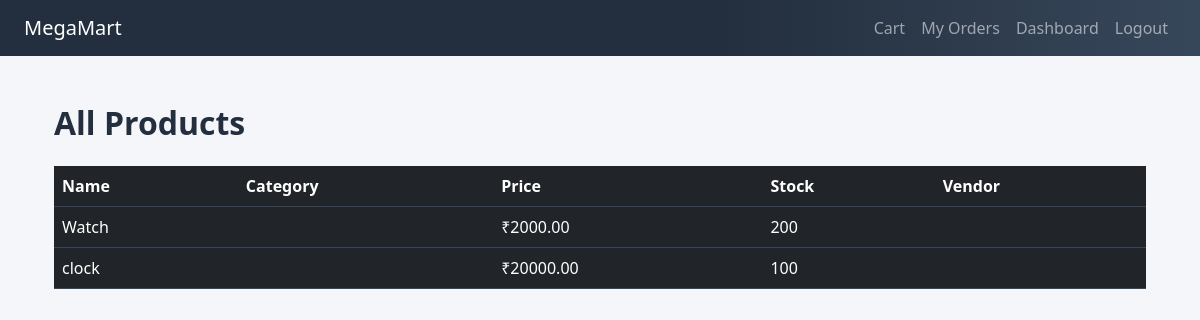
The page /dashboard/admin/products/ (signed in) on the database its author committed.
### products/models.py (models this page shows, shortened)
class Product(models.Model):
    vendor = models.ForeignKey(VendorProfile, on_delete=models.CASCADE, related_name='products')
    name = models.CharField(max_length=255)
    description = models.TextField()
    price = models.DecimalField(max_digits=10, decimal_places=2)
    stock = models.PositiveIntegerField()
    category = models.ForeignKey(Category, on_delete=models.SET_NULL, null=True, blank=True)
    created_at = models.DateTimeField(auto_now_add=True)
    updated_at = models.DateTimeField(auto_now=True)

### dashboard/views.py (the view)
# urls.py: path('admin/products/', AdminProductListView.as_view(), name='admin_products'),
class AdminProductListView(LoginRequiredMixin, ListView):
    model = Product
    template_name = 'dashboards/admin_product_list.html'
    context_object_name = 'products'

### templates/dashboards/admin_product_list.html (shortened to what this page needs)
{% extends 'base.html' %}
{% block content %}
<div class="container mt-5">
  <h2 class="mb-4">All Products</h2>
  <table class="table table-dark table-hover">
    <thead>
      <tr>
        <th>Name</th>
        <th>Category</th>
        <th>Price</th>
        <th>Stock</th>
        <th>Vendor</th>
      </tr>
    </thead>
    <tbody>
      {% for product in products %}
      <tr>
        <td>{{ product.name }}</td>
        <td>{{ product.category.name }}</td>
        <td>₹{{ product.price }}</td>
        <td>{{ product.stock }}</td>
        <td>{{ product.vendor.store_name }}</td>
      </tr>
      {% empty %}
      <tr><td colspan="5">No products found.</td></tr>
      {% endfor %}
    </tbody>
  </table>
</div>
{% endblock %}

### static/megamart-theme.css (style rules this page uses)
body { background: #f5f6fa; font-family: 'Segoe UI', 'Roboto', 'Arial', sans-serif; color: #222; }
.card-title, h1, h2, h3, h4, h5 { font-weight: 600; color: #232f3e; }
.table-dark { background: #232f3e; color: #fff; }
.table-dark th, .table-dark td { border-color: #37475a; }

### rows shown on the page
Product: name "Watch", price "2000.00", stock "200"
Product: name "clock", price "20000.00", stock "100"
